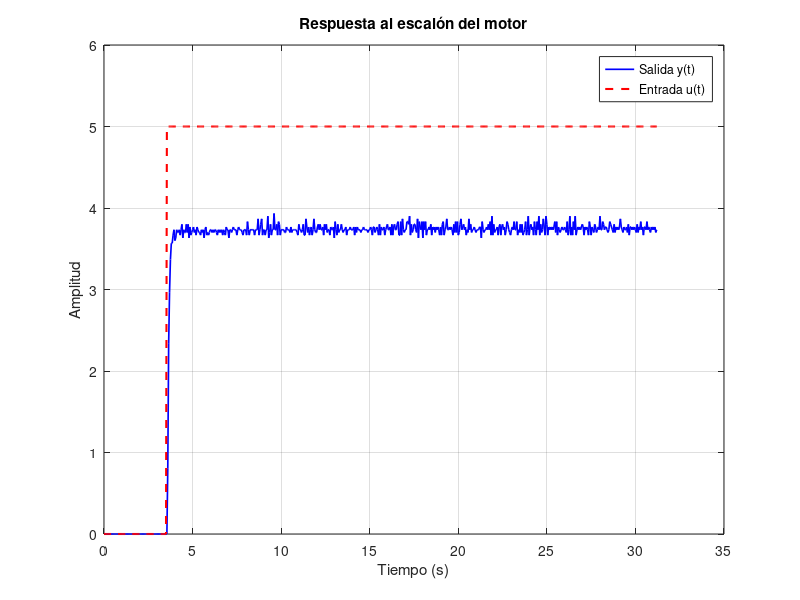
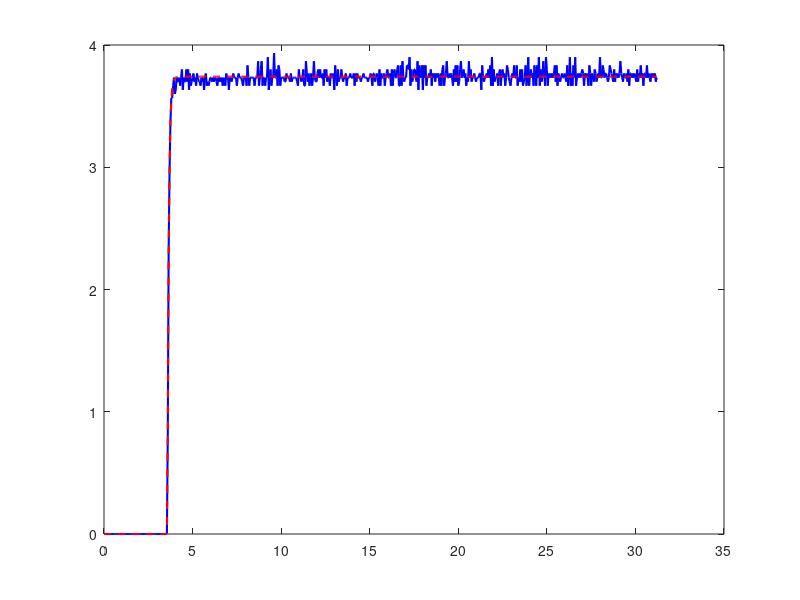

The MATLAB script that drew these images, in order: (Note: this script raises an error after producing the figures.)
clc; clear; close all

% Cargar datos desde el archivo
A = load('practica4.txt');
t = A(:,1);    % tiempo
u = A(:,2);    % entrada (escalón)
y = A(:,3);    % salida (respuesta del motor)

% Graficar señales originales
figure
plot(t, y, 'b', 'LineWidth', 1.2);hold on
plot(t, u, 'r--', 'LineWidth', 1.5)
ylim([0 6]);
xlabel('Tiempo (s)')
ylabel('Amplitud')
legend('Salida y(t)', 'Entrada u(t)')
title('Respuesta al escalón del motor')
grid on

%% Estimar inicio del escalón
du = diff(u);
[~, idx_start] = max(abs(du));  % Cambio más abrupto
t0 = t(idx_start);              % Tiempo de inicio del escalón

%% Modelo con t0 incorporado
% Modelo: y(t) = K*(1 - exp(-(t - t0)/tau)) * (t >= t0)
modelo = @(params, t) params(1)*(1 - exp(-(t - params(3))/params(2))) .* (t >= params(3));

% Estimación inicial: [K, tau, t0]
params0 = [max(y), 1, t0];

% Ajustar modelo a todos los datos
params = lsqcurvefit(modelo, params0, t, y);

% Extraer parámetros estimados
K   = params(1);
tau = params(2);
t0f = params(3);

fprintf('\nModelo estimado: G(s) = %.3f / (%.3f s + 1)\n', K, tau);
fprintf('\ninicia en t0 = %.3f s\n',t0f);
% Respuesta estimada
y_modelo = modelo(params, t);

% Graficar comparación
figure
plot(t, y, 'b', 'LineWidth', 1.5); hold on
plot(t, y_modelo, 'r--', 'LineWidth', 1.5)
xline(t0f, 'k:', 'Inicio estimado del escalón');
xlabel('Tiempo (s)')
ylabel('Salida')
legend('Respuesta real', 'Modelo estimado', 'Inicio del escalón')
title('Comparación entre respuesta real y modelo estimado')
grid on


Gs = tf(K, [tau 1]);

C0 = pidstd(1,1,1); 
C = pidtune(Gs, C0)
% %C = pidtune(Gs,'PIDF',1.0)
% C = pidtune(Gs, 'PID')
% 
% Kp = C.Kp
% Ki = C.Ki
% Kd = C.Kd
% 
% Ti = Kp / Ki;
% Td = Kd / Kp;
% 
% fprintf('Kp = %.3f\nTi = %.3f\nTd = %.3f\n', Kp, Ti, Td);
